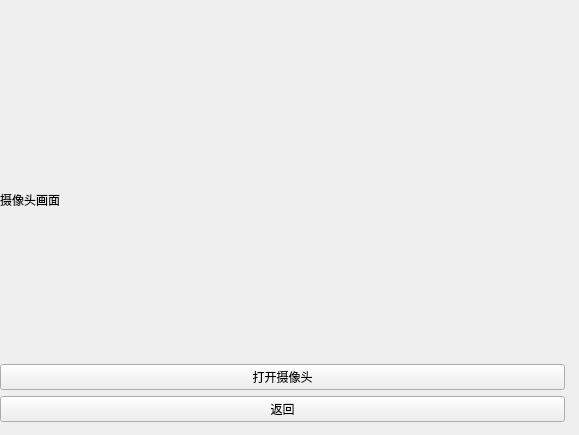
<?xml version="1.0" encoding="UTF-8"?>
<ui version="4.0">
 <class>camerapage</class>
 <widget class="QWidget" name="camerapage">
  <property name="geometry">
   <rect>
    <x>0</x>
    <y>0</y>
    <width>579</width>
    <height>435</height>
   </rect>
  </property>
  <property name="windowTitle">
   <string>摄像头界面</string>
  </property>
  <widget class="QWidget" name="layoutWidget">
   <property name="geometry">
    <rect>
     <x>0</x>
     <y>40</y>
     <width>565</width>
     <height>382</height>
    </rect>
   </property>
   <layout class="QHBoxLayout" name="horizontalLayout">
    <item>
     <layout class="QVBoxLayout" name="verticalLayout">
      <item>
       <widget class="QLabel" name="cameraLabel">
        <property name="minimumSize">
         <size>
          <width>480</width>
          <height>320</height>
         </size>
        </property>
        <property name="text">
         <string>&lt;html&gt;&lt;head/&gt;&lt;body&gt;&lt;p&gt;摄像头画面&lt;/p&gt;&lt;/body&gt;&lt;/html&gt;</string>
        </property>
       </widget>
      </item>
      <item>
       <widget class="QPushButton" name="cameraButton">
        <property name="text">
         <string>打开摄像头</string>
        </property>
       </widget>
      </item>
      <item>
       <widget class="QPushButton" name="returnButton">
        <property name="text">
         <string>返回</string>
        </property>
       </widget>
      </item>
     </layout>
    </item>
   </layout>
  </widget>
 </widget>
 <resources/>
 <connections/>
</ui>
